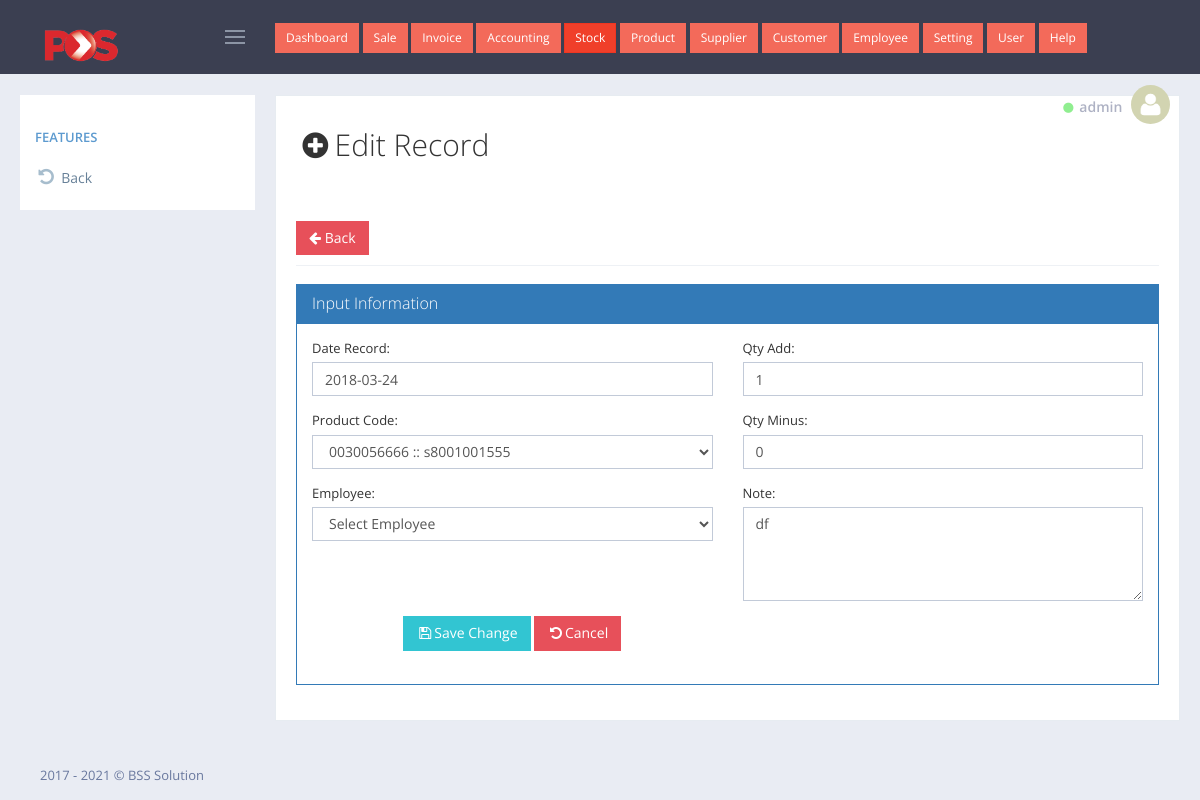
/admin/st_stock_adjust/edit.php?edit_id=1 (signed in), run on the app's committed database.
### tables this page shows
CREATE TABLE `tbl_pos_invoice` (
  `transaction_id` int(6) UNSIGNED ZEROFILL NOT NULL,
  `inv_no` int(200) NOT NULL,
  `cashier_name` varchar(100) NOT NULL,
  `user_id` int(11) NOT NULL,
  `cus` int(11) NOT NULL,
  `date_sell` date NOT NULL,
  `amount` decimal(10,2) NOT NULL,
  `vat` decimal(10,2) NOT NULL,
  `pay_dollar` decimal(10,2) NOT NULL,
  `pay_riel` varchar(111) NOT NULL
);

CREATE TABLE `tbl_pos_stock_adjust` (
  `sa_id` int(11) NOT NULL,
  `sa_date_record` date NOT NULL,
  `sa_product_code` int(11) NOT NULL,
  `sa_product` varchar(255) NOT NULL,
  `sa_qty_add` float NOT NULL,
  `sa_qty_minus` float NOT NULL,
  `sa_employee` int(11) NOT NULL,
  `sa_note` text NOT NULL
);

### admin/st_stock_adjust/edit.php (the view, shortened to what this page needs)
<?php
    include_once '../../config/database.php';
    include_once '../layout/header.php';
?>
<?php
    $edit_id = @$_GET['edit_id'];
    $old_data = $connect->query("SELECT * FROM tbl_pos_stock_adjust WHERE sa_id='$edit_id'");
    $row_old = mysqli_fetch_object($old_data);
 ?>
<div class="portlet light bordered">
    <div class="row">
        <div class="col-xs-12">
            <h2><i class="fa fa-plus-circle fa-fw"></i>Edit Record</h2>
        </div>
    </div>
    <br>
    <br>
    <div class="portlet-title">
        <div class="caption font-dark">
            <a href="index.php" id="sample_editable_1_new" class="btn red">
                <i class="fa fa-arrow-left"></i>
                Back
            </a>
        </div>
    </div>
    <div class="portlet-body">
        <div class="panel panel-primary">
            <div class="panel-heading">
                <h3 class="panel-title">Input Information</h3>
            </div>
            <div class="panel-body">
                <form action="<?= $_SERVER['PHP_SELF'] ?>?edit_id=<?= $edit_id ?>" method="post" enctype="multipart/form-data">
                    <div class="form-body">
                      <div class="row">
                          <div class="col-xs-12 col-sm-6 col-md-6 col-lg-6">
                            <div class="form-group">
                              <label for ="">Date Record:</label>
                              <input class="form-control" required  name="txt_date_record" type="text" data-provide="datepicker" data-date-format="yyyy-mm-dd" autocomplete="off" placeholder="date.." value="<?= $row_old->sa_date_record ?>">
                            </div>
                            <div class="form-group">
                              <label for ="">Product Code:</label>
                                <select class = "form-control select2" style = "width:100%" name = "txt_product_code" id = "code">
                                      <?php
                                        $product = mysqli_query($connect,"SELECT * FROM tbl_pos_product ORDER BY code ASC");
                                        while ($row1 = mysqli_fetch_assoc($product)) {
                                            if($row1['pro_id'] == $row_old->sa_product_code){
                                                echo '<option SELECTED value="'.$row1['pro_id'].'">'.$row1['code']." :: ".$row1['ref'].'</option>';
                                            }else{
                                                echo '<option value="'.$row1['pro_id'].'">'.$row1['code']." :: ".$row1['ref'].'</option>';
                                            }
                                        }
                                       ?>
                                </select>
                            </div>
                            <div class="form-group">
                              <label for ="">Employee:</label>
                                <select class = "form-control" name = "txt_employee" required>
                                     <option value="">Select Employee</option>
                                 </select>
                              </div>
                          </div>
                          <div class="col-xs-12 col-sm-6 col-md-6 col-lg-6">
                              <div class="form-group">
                                <label for ="">Qty Add:</label>
                                <input class="form-control" required autocomplete="off" name="txt_qty_add" type="text" placeholder="qty add.." value="<?= $row_old->sa_qty_add ?>">
                              </div>
                              <div class="form-group">
                                <label for ="">Qty Minus:</label>
                                <input class="form-control" required autocomplete="off" name="txt_qty_minus" type="text" placeholder="qty minus.." value="<?= $row_old->sa_qty_minus ?>">
                              </div>
                              <div class="form-group">
                                <label for="note">Note:</label>
                                 <textarea class="form-control" autocomplete="off" rows="4" id="note" name = "txt_note"><?= $row_old->sa_note ?></textarea>
                              </div>
                        </div>
                    </div>
                    <div class="form-actions">
                        <div class="row">
                            <div class="col-md-6 text-center">
                                <button type="submit" name="btn_update" class="btn green"><i class="fa fa-save fa-fw"></i>Save Change</button>
                                <a href="index.php" class="btn red"><i class="fa fa-undo fa-fw"></i>Cancel</a>
                            </div>
                        </div>
                    </div>
                </form><br>
            </div>
        </div>
    </div>
</div>
<?php include_once '../layout/footer.php' ?>

### admin/layout/header.php (shortened to what this page needs)
<!DOCTYPE html>
<html lang="en">
    <head>
        <link href="../../assets/global/plugins/font-awesome/css/font-awesome.min.css" rel="stylesheet" type="text/css" />
        <link href="../../assets/global/plugins/simple-line-icons/simple-line-icons.min.css" rel="stylesheet" type="text/css" />
        <link href="../../assets/global/plugins/bootstrap/css/bootstrap.min.css" rel="stylesheet" type="text/css" />
        <link href="../../assets/global/plugins/bootstrap-switch/css/bootstrap-switch.min.css" rel="stylesheet" type="text/css" />
        <link href="../../assets/global/plugins/datatables/datatables.min.css" rel="stylesheet" type="text/css" />
        <link href="../../assets/global/plugins/datatables/plugins/bootstrap/datatables.bootstrap.css" rel="stylesheet" type="text/css" />
        <link href="../../assets/global/plugins/bootstrap-datepicker/css/bootstrap-datepicker3.min.css" rel="stylesheet" type="text/css" />
        <link href="../../assets/global/css/components.min.css" rel="stylesheet" id="style_components" type="text/css" />
        <link href="../../assets/global/css/plugins.min.css" rel="stylesheet" type="text/css" />
        <link href="../../assets/layouts/layout4/css/layout.min.css" rel="stylesheet" type="text/css" />
        <link href="../../assets/layouts/layout4/css/themes/default.min.css" rel="stylesheet" type="text/css" id="style_color" />
        <link href="../../assets/layouts/layout4/css/custom.min.css" rel="stylesheet" type="text/css" />
    </head>
    <body class="page-container-bg-solid page-header-fixed page-sidebar-closed-hide-logo">
        <div class="page-header navbar navbar-fixed-top">
            <div class="page-header-inner ">
                <div class="page-logo">
                    <a href="../../index.php">
                        <img src="../../img/img_logo/Pos_Malaysia_Logo.png" width="100px" alt="logo" class="logo-default" />
                    </a>
                    <div class="menu-toggler sidebar-toggler">
                    </div>
                </div>
                <?php include_once('top_navigation.php') ?>
                <div class="page-top">
                    <div class="top-menu">
                        <ul class="nav navbar-nav pull-right">
                            <li class="dropdown dropdown-user dropdown-dark">
                                <a href="javascript:;" class="dropdown-toggle" data-toggle="dropdown" data-hover="dropdown" data-close-others="true">
                                    <small><i class="fa fa-circle" style="color: lightgreen;"></i></small>
                                    <span class="username username-hide-on-mobile"> <?= @$_SESSION['user']->username ?> </span>
                                    <img alt="" class="img-circle" src="../../img/img_user/blank.png" /> </a>
                            </li>
                        </ul>
                    </div>
                </div>
            </div>
        </div>
        <div class="page-container">
            <div class="page-content-wrapper">
                <div class="page-content" style="transform: translate(0px,-10px);">

### data on the page
tbl_pos_invoice: cashier_name "admin"
tbl_pos_stock_adjust: txt_date_record "2018-03-24", txt_qty_add "1", txt_qty_minus "0", txt_note "df"

### other printed values
form field txt_product_code "0030056666 :: s8001001555"
